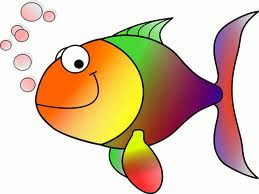
#> input picture data/HappyFish.jpg, 259 x 194 px, found by its file name
$ python morphologicalTransformations.py
#> lines starting #> are read from the running program, lines starting #| are printed output that depends on the picture
import cv2
from matplotlib import pyplot as plt
import numpy as np
img = cv2.imread("data/HappyFish.jpg", cv2.IMREAD_GRAYSCALE)
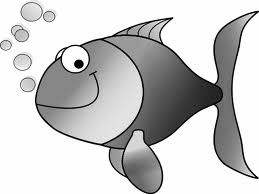
#> img: shape (194, 259); min 0, max 255, mean 200.4
#_, mask = cv2.threshold(img, 220, 255, cv2.THRESH_BINARY_INV)

kernal = np.ones((5,5), np.uint8)

dilation = cv2.dilate(img, kernal, iterations=2)
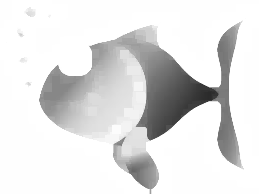
#> dilation: shape (194, 259); min 43, max 255, mean 225.4
erosion = cv2.erode(img, kernal, iterations=1)
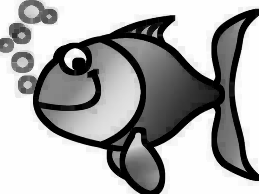
#> erosion: shape (194, 259); min 0, max 254, mean 168.6
opening = cv2.morphologyEx(img, cv2.MORPH_OPEN, kernal)
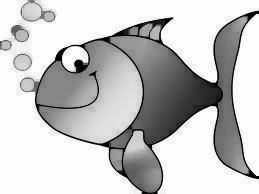
#> opening: shape (194, 259); min 0, max 254, mean 196.4
closing = cv2.morphologyEx(img, cv2.MORPH_CLOSE, kernal)
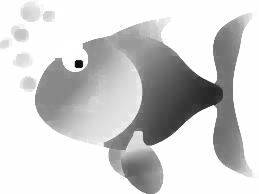
#> closing: shape (194, 259); min 17, max 255, mean 208.3
mg = cv2.morphologyEx(img, cv2.MORPH_GRADIENT, kernal)
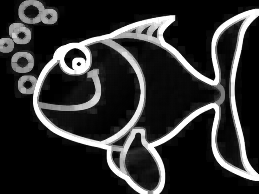
#> mg: shape (194, 259); min 0, max 255, mean 48.7
th = cv2.morphologyEx(img, cv2.MORPH_TOPHAT, kernal)
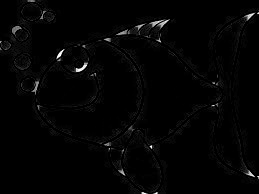
#> th: shape (194, 259); min 0, max 255, mean 4


titles = ["image", "mask", "dilation", "erosion", "opening", "closing", "mg", "th"]
images = [img, img, dilation, erosion, opening, closing, mg, th]

for i in range(8):
    plt.subplot(2, 4, i+1), plt.imshow(images[i], 'gray')
    plt.title(titles[i])
    plt.xticks([]), plt.yticks([])

plt.show()
